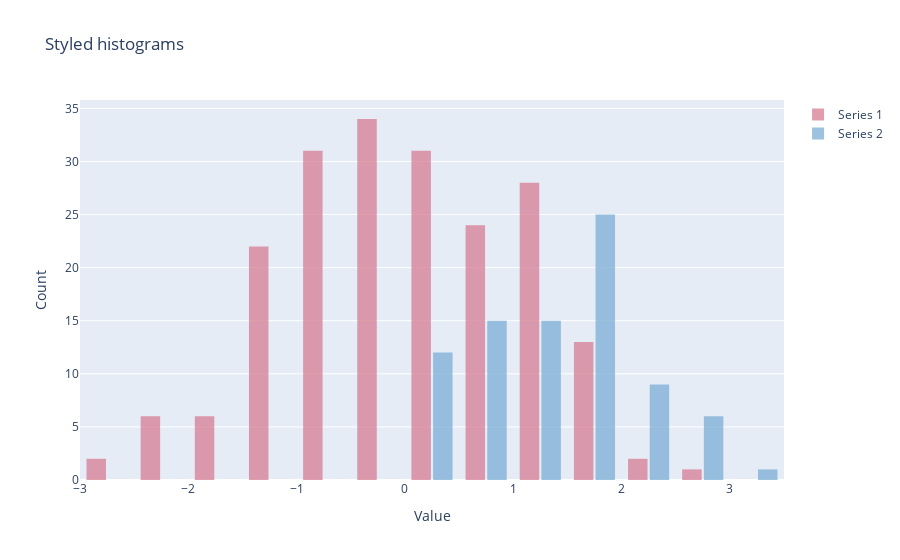

The notebook cell this image was saved under:
### Code cell
fig = go.Figure(data = data,
                layout = layout
               )

offline.iplot(fig)

### Figure 1 — Plotly figure (JSON) as saved in the notebook; plotly's stock layout.template omitted (floating-point values rounded to 4 significant figures; data arrays with more than 128 entries replaced by an {"elided": "..."} marker saying what was removed)
{"data": [{"marker": {"color": "#D67D93"}, "name": "Series 1", "opacity": 0.75, "type": "histogram", "x": {"elided": "200 float values"}, "xbins": {"end": 4, "size": 0.5, "start": -4}}, {"marker": {"color": "#7DAED6"}, "name": "Series 2", "opacity": 0.75, "type": "histogram", "x": [1.651, 1.117, -0.1433, -0.6757, 1.767, -0.6505, -0.1458, 1.596, 1.605, -0.781, 2.766, 0.2812, -1.404, 2.106, -0.1478, 0.4185, 1.921, 2.386, 0.543, -1.151, -1.331, 0.9, 0.2504, 2.55, 2.193, 1.67, 1.993, 1.642, 0.3319, 1.743, 0.01121, 0.8045, 1.224, 1.59, 0.7453, -0.7114, 1.095, 2.02, 1.201, 2.057, 0.9566, -0.2162, 1.602, 1.854, -1.457, 0.2801, 0.8343, 2.026, 2.645, 1.647, 1.569, 1.505, 0.7297, 1.498, 1.417, -0.9169, 0.9165, 1.881, 1.702, 1.554, 1.045, 1.216, 0.8139, -0.03551, 1.799, 2.428, 0.6066, 2.55, 0.2646, 0.7181, 2.811, 0.4197, 1.06, 0.1234, 0.4532, 2.757, 0.1575, 1.758, 0.8866, 3.237, 1.062, 0.6634, 1.119, 0.5944, 1.877, 2.334, 1.518, 1.093, 0.2416, 1.071, -0.02037, 1.372, -0.907, 1.712, 2.154, 0.9305, -0.1997, 1.618, 1.91, 1.406], "xbins": {"end": 4, "size": 0.5, "start": 0}}], "layout": {"bargap": 0.2, "bargroupgap": 0.1, "title": {"text": "Styled histograms"}, "xaxis": {"title": {"text": "Value"}}, "yaxis": {"title": {"text": "Count"}}}}
